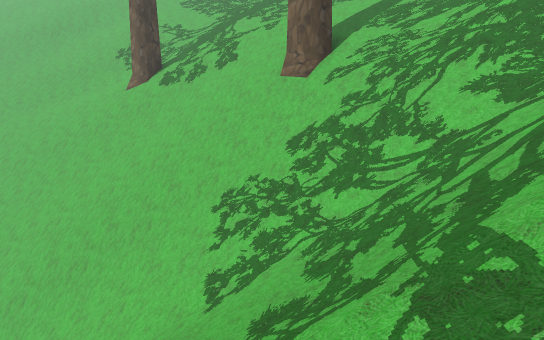
View 1 (above)

24 first-person views from a walk through a scene from a Unity 3-D project. The camera is 1.5 m above the floor, tilts 10° down and sees 80° across. The floor is counted in squares, 1 m on a side. Each view is taken from the middle of a square. On the plan, view 1 faces up. The plan holds only what a view shows up to about 15 squares ahead; the rest is blank. The place goes on beyond the plan. The player is left out. Some animated figures are left out. Some surface patterns are stand-ins.

View 2
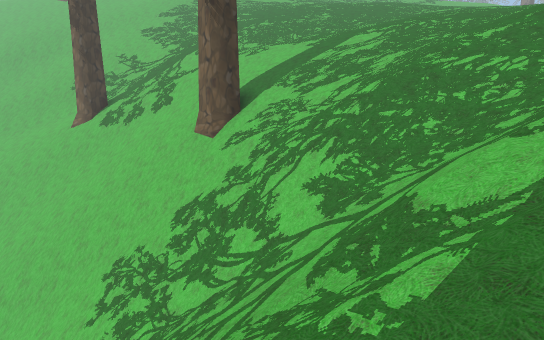

View 3
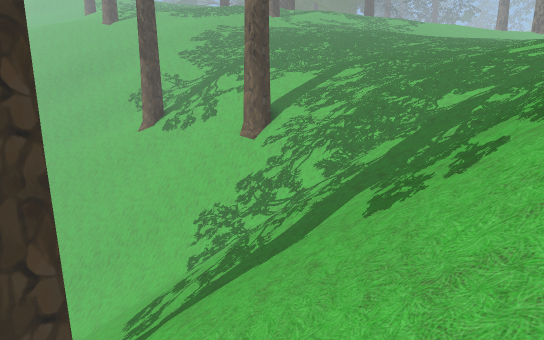

View 4
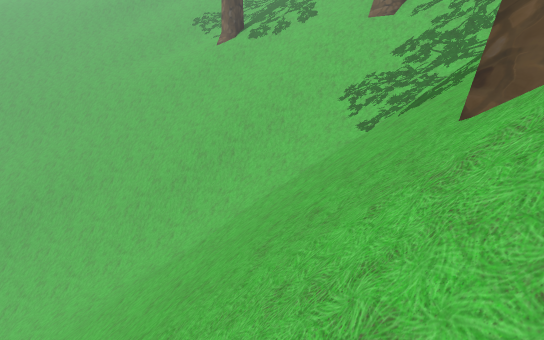

View 5
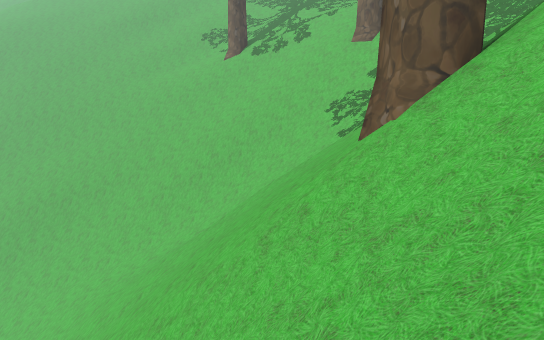

View 6
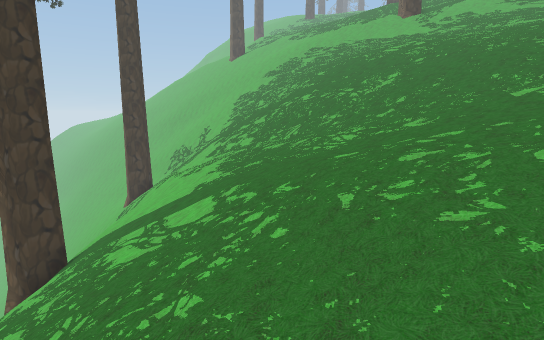

View 7
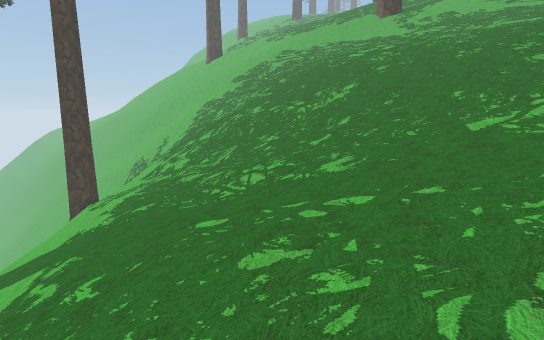

View 8
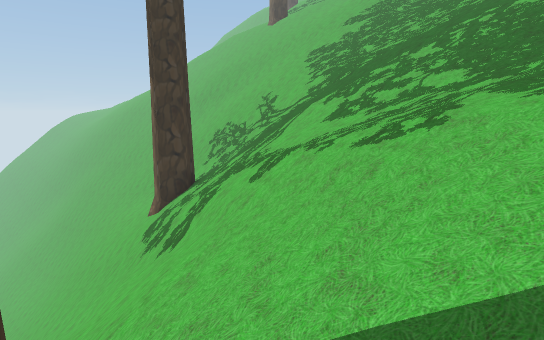

View 9
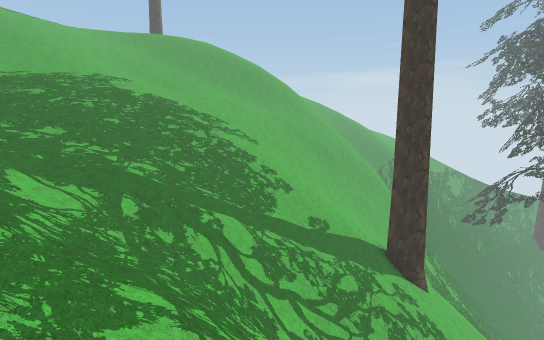

View 10
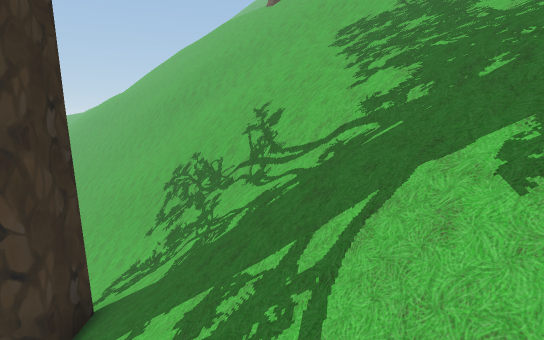

View 11
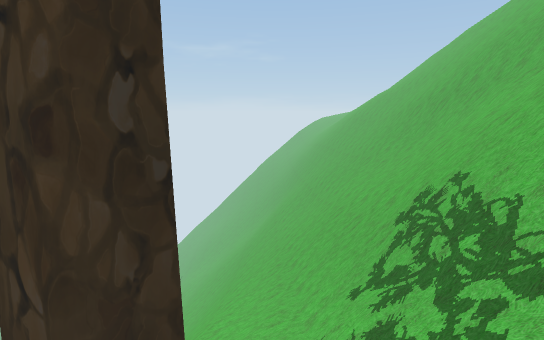

View 12
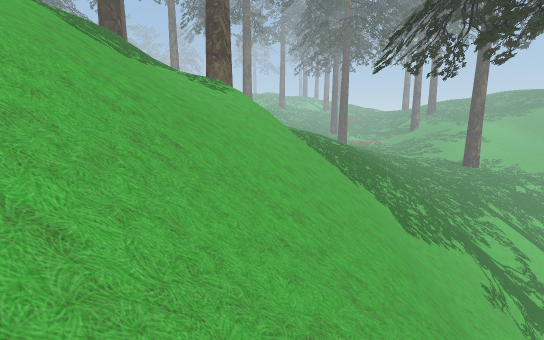

View 13
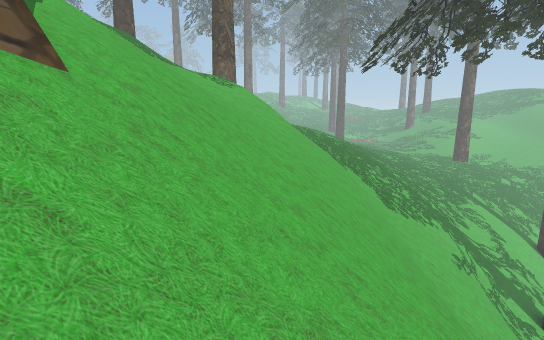

View 14
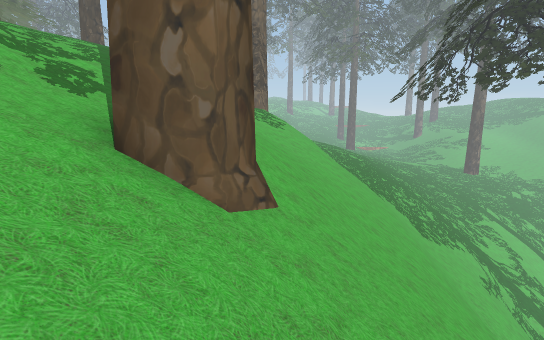

View 15
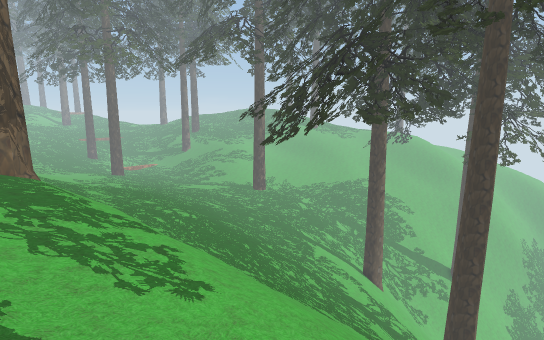

View 16
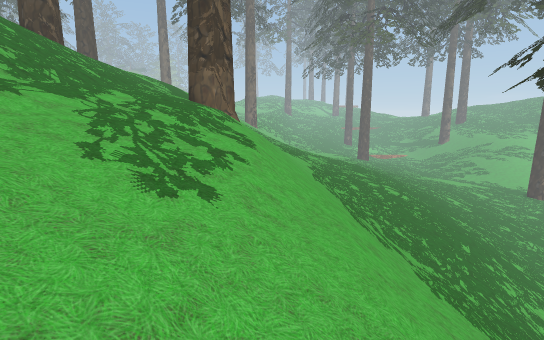

View 17
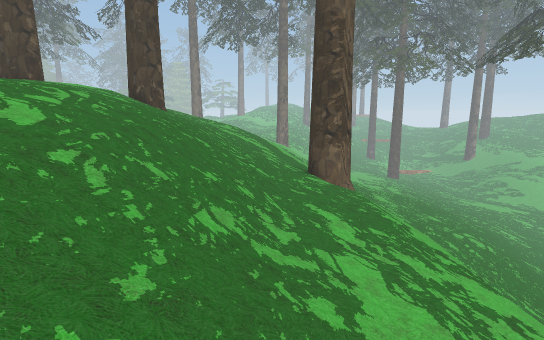

View 18
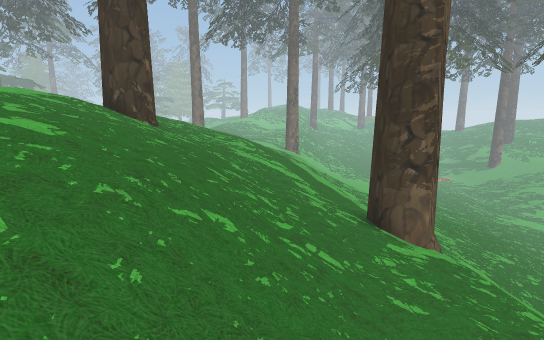

View 19
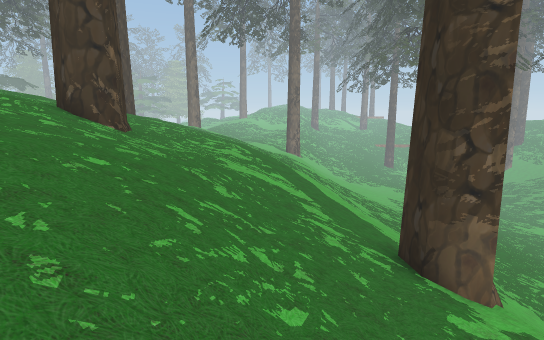

View 20
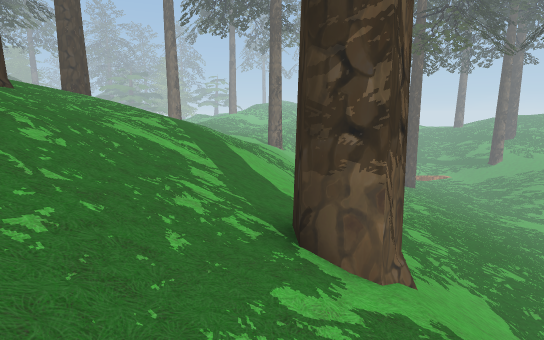

View 21
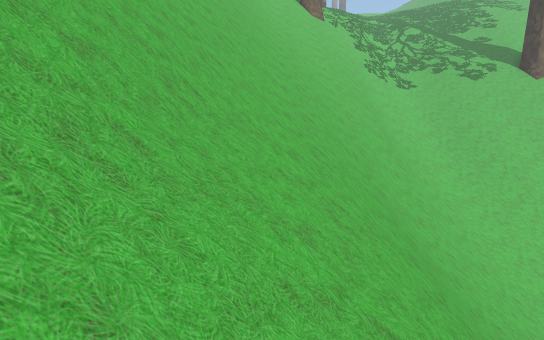

View 22
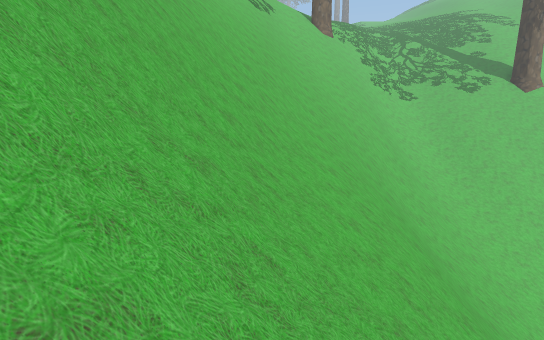

View 23
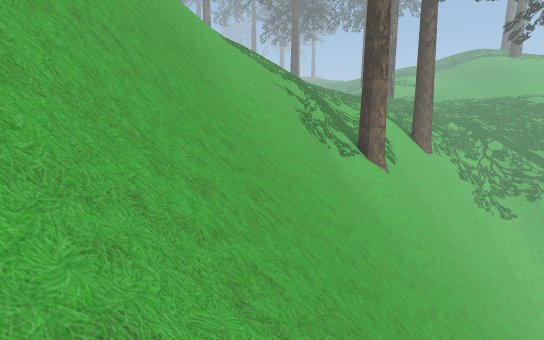

View 24
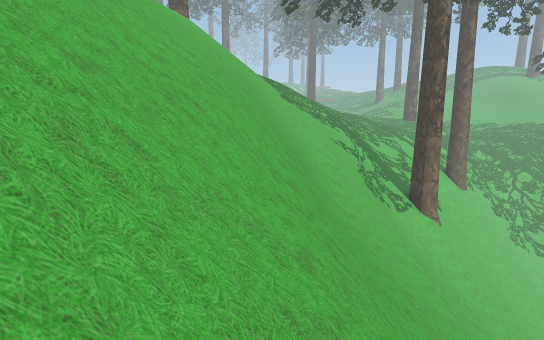

### Floor plan
Key: @ floor where view 1 was taken; # wall or solid block; . main floor; : floor 0.75 m higher than the main floor; + floor 1.5 m higher than the main floor; * floor 3.25 m higher than the main floor; - floor 3.25 m lower than the main floor; % floor 4 m higher than the main floor; _ floor 4.75 m lower than the main floor; & floor 5.5 m higher than the main floor; $ floor 6.25 m higher than the main floor; < floor 6.5 m lower than the main floor; / step, stairs or slope; = window, fence, low wall or low ledge; v drop or lower ground; T pine tree.
Columns run from 24 left of view 1 to 12 right of it. Each row starts with its distance up from view 1.
 40                         $$//#T///$//
 39              //$   //$$$$////T/&&&//
 38            /&//&  //////////&&&&&&/
 37           ////// //////////////////
 36         /////    //////////////////
 35        /////  // //////////////////
 34       ////////////////%%%%///////////
 33      //# //////////***%*//#///// ////
 32     ////T/////////////////T/  //////
 31       //////////////////////////////
 30     ///////////////////////////////+
 29     ///////////////////////////////
 28   /////////##   //////////////////:::
 27  ###////////##### ///////////:.....::
 26 /////##   #####///////////////.......
 25   /#########/////////////////////////
 24  ////////////////////////////////////
 23 /////////// # ///////////////////////
 22   ///////// ##    ///////////////////
 21     v/v#////######v#////////////////
 20      /////####======////////////////
 19       //////////////////////////////
 18       //////////  #//////////////////
 17  #####      /////T#////////////////--
 16  ===#######       #    //////////////
 15 /////=################===/////////--/
 14   ////////########====///////////////
 13    //////////////////////////////////
 12     /////#######=////=#=/##//////////
 11      /v=######///////////T#////////_
 10       =#=#######      ####////////_ _
  9         /////##############/////////_
  8         ///////=========###//////////
  7         ////////////////=====////////
  6         /////////////////////////////
  5          ////////// ////////////////
  4            =//////  //////////////<
  3              ///////////////////////
  2               ///////////////////////
  1                //////////////////////
  0                 ////////@////////////
 -1                  ////////////////////
 -2                    ///T#/////////////
 -3                     /////////////////
 -4                     ////  ///////////
 -5                     ///
 -6                           /
 -7                     /

Positions as (right, up) in squares from view 1, and headings:
1: (0, 0), facing up
2: (3, 0), facing up
3: (2, -6), facing up
4: (-4, -4), facing up
5: (-4, -7), facing up
6: (12, 10), facing up-left
7: (12, 13), facing up-left
8: (4, 12), facing up-left
9: (4, 11), facing down
10: (-1, 17), facing up-left
11: (-4, 19), facing left
12: (-17, 30), facing right
13: (-19, 30), facing right
14: (-20, 32), facing right
15: (-10, 34), facing down-right
16: (-9, 31), facing right
17: (-9, 35), facing right
18: (-5, 36), facing right
19: (-3, 36), facing right
20: (-2, 34), facing right
21: (-22, 14), facing right
22: (-24, 15), facing right
23: (-24, 23), facing right
24: (-24, 26), facing right
